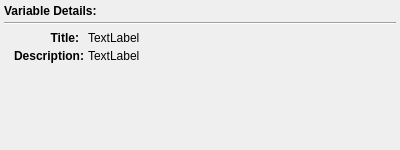
<?xml version="1.0" encoding="UTF-8"?>
<ui version="4.0">
 <class>DetailsWidget</class>
 <widget class="QWidget" name="DetailsWidget">
  <property name="geometry">
   <rect>
    <x>0</x>
    <y>0</y>
    <width>400</width>
    <height>150</height>
   </rect>
  </property>
  <property name="sizePolicy">
   <sizepolicy hsizetype="Preferred" vsizetype="Expanding">
    <horstretch>0</horstretch>
    <verstretch>0</verstretch>
   </sizepolicy>
  </property>
  <property name="windowTitle">
   <string>Details</string>
  </property>
  <layout class="QVBoxLayout" name="verticalLayout">
   <property name="spacing">
    <number>4</number>
   </property>
   <property name="margin">
    <number>4</number>
   </property>
   <item>
    <widget class="QLabel" name="headingLabel">
     <property name="text">
      <string>&lt;html&gt;&lt;head/&gt;&lt;body&gt;&lt;p&gt;&lt;span style=&quot; font-weight:600;&quot;&gt;Variable Details:&lt;/span&gt;&lt;/p&gt;&lt;/body&gt;&lt;/html&gt;</string>
     </property>
     <property name="textFormat">
      <enum>Qt::RichText</enum>
     </property>
    </widget>
   </item>
   <item>
    <widget class="Line" name="line">
     <property name="orientation">
      <enum>Qt::Horizontal</enum>
     </property>
    </widget>
   </item>
   <item>
    <layout class="QGridLayout" name="gridLayout">
     <property name="topMargin">
      <number>2</number>
     </property>
     <item row="0" column="0">
      <widget class="QLabel" name="staticLabel_1">
       <property name="sizePolicy">
        <sizepolicy hsizetype="Fixed" vsizetype="Preferred">
         <horstretch>0</horstretch>
         <verstretch>0</verstretch>
        </sizepolicy>
       </property>
       <property name="minimumSize">
        <size>
         <width>75</width>
         <height>0</height>
        </size>
       </property>
       <property name="font">
        <font>
         <weight>75</weight>
         <bold>true</bold>
        </font>
       </property>
       <property name="text">
        <string>Title:</string>
       </property>
       <property name="alignment">
        <set>Qt::AlignRight|Qt::AlignTrailing|Qt::AlignVCenter</set>
       </property>
      </widget>
     </item>
     <item row="0" column="1">
      <widget class="QLabel" name="titleLabel">
       <property name="sizePolicy">
        <sizepolicy hsizetype="Expanding" vsizetype="Preferred">
         <horstretch>0</horstretch>
         <verstretch>0</verstretch>
        </sizepolicy>
       </property>
       <property name="minimumSize">
        <size>
         <width>0</width>
         <height>0</height>
        </size>
       </property>
       <property name="text">
        <string>TextLabel</string>
       </property>
      </widget>
     </item>
     <item row="1" column="0">
      <widget class="QLabel" name="staticLabel_2">
       <property name="sizePolicy">
        <sizepolicy hsizetype="Fixed" vsizetype="Preferred">
         <horstretch>0</horstretch>
         <verstretch>0</verstretch>
        </sizepolicy>
       </property>
       <property name="minimumSize">
        <size>
         <width>80</width>
         <height>0</height>
        </size>
       </property>
       <property name="font">
        <font>
         <weight>75</weight>
         <bold>true</bold>
        </font>
       </property>
       <property name="text">
        <string>Description:</string>
       </property>
       <property name="alignment">
        <set>Qt::AlignRight|Qt::AlignTop|Qt::AlignTrailing</set>
       </property>
      </widget>
     </item>
     <item row="1" column="1">
      <widget class="QLabel" name="descriptionLabel">
       <property name="sizePolicy">
        <sizepolicy hsizetype="Expanding" vsizetype="Preferred">
         <horstretch>0</horstretch>
         <verstretch>0</verstretch>
        </sizepolicy>
       </property>
       <property name="minimumSize">
        <size>
         <width>0</width>
         <height>0</height>
        </size>
       </property>
       <property name="text">
        <string>TextLabel</string>
       </property>
       <property name="wordWrap">
        <bool>true</bool>
       </property>
      </widget>
     </item>
    </layout>
   </item>
   <item>
    <spacer name="verticalSpacer">
     <property name="orientation">
      <enum>Qt::Vertical</enum>
     </property>
     <property name="sizeHint" stdset="0">
      <size>
       <width>20</width>
       <height>138</height>
      </size>
     </property>
    </spacer>
   </item>
  </layout>
 </widget>
 <resources/>
 <connections/>
</ui>
